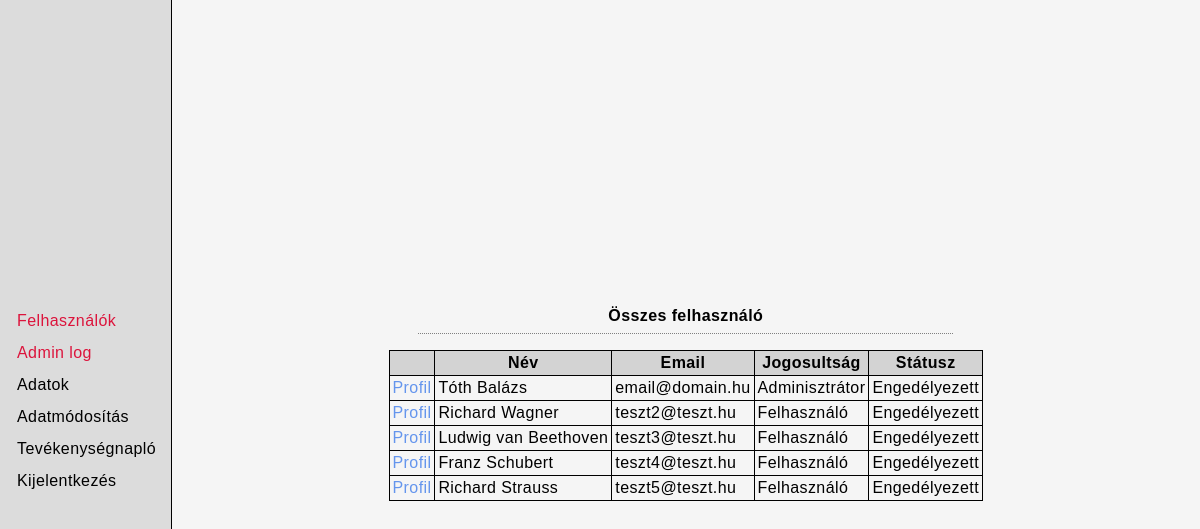
The page /admin (signed in) on the database its author committed.
### tables this page shows
CREATE TABLE `user` (
  `U_ID` int UNSIGNED NOT NULL,
  `PASSWORD` varchar(100) NOT NULL,
  `EMAIL` varchar(50) NOT NULL,
  `ROLE` tinyint UNSIGNED NOT NULL DEFAULT '2',
  `ENABLED` tinyint UNSIGNED NOT NULL DEFAULT '1'
);

CREATE TABLE `user_data` (
  `U_ID` int UNSIGNED NOT NULL,
  `FIRST_NAME` varchar(30) DEFAULT NULL,
  `LAST_NAME` varchar(30) DEFAULT NULL,
  `PHONE_NUMBER` varchar(30) DEFAULT NULL
);

CREATE TABLE `role` (
  `R_ID` tinyint UNSIGNED NOT NULL,
  `R_NAME` varchar(30) NOT NULL
);

### config/routes.php (called while the page is built, shortened)
<?php
$router = new Router();
$router->addRoute("/", function () {
    require_once("templates/home.php");
});
$router->addRoute("/home", function () {
    require_once("templates/home.php");
});
$router->addRoute("/login", function () {
    require_once("templates/login.php");
});
$router->addRoute("/registration", function () {
    require_once("templates/registration.php");
});
$router->addRoute("/logout", function () {
    require_once("templates/logout.php");
});
$router->addRoute("/update", function () {
    require_once("templates/updateUser.php");
});
$router->addRoute("/userlog", function () {
    require_once("templates/userlog.php");
});
$router->addRoute("/admin", function () {
    require_once("templates/admin/admin.php");
});

### config/dbConfig.php (called while the page is built)
<?php
$server = "localhost";
$username = "root";
$password = "";
$database = "vegleges";

### classes/DbConnect.php (called while the page is built, shortened)
<?php
require_once $_SERVER['DOCUMENT_ROOT'] . '/config/dbConfig.php';
class DbConnect
{
    private $connection;
    public function __construct()
    {
        global $server, $username, $password, $database;
        if (!isset($this->connection)) {
            $this->connection = new mysqli($server, $username, $password, $database);
        }
    }
    public function getMysqli()
    {
        return $this->connection;
    }
}

### classes/GetUser.php (called while the page is built, shortened)
<?php
class GetUser extends DbConnect
{
    public function getFullData()
    {
        $sql = "SELECT user.u_id, user.email, user.role, user.enabled,
        user_data.first_name, user_data.last_name, user_data.phone_number,
        role.r_name
        FROM user
        JOIN user_data ON (user.u_id = user_data.u_id)
        JOIN role ON(role.r_id = user.role)
        ";
        $query = $this->getMysqli()->query($sql);
        while ($row = $query->fetch_assoc()) {
            $rows[] = $row;
        }
        return $rows;
    }
}

### templates/admin/admin.php (the view, shortened to what this page needs)
<?php
$user = new GetUser();
$allUser = $user->getFullData();
?>
<div class="table-container">
    <div class="table-title">
        <p>Összes felhasználó</p>
    </div>
    <table>
        <thead>
            <tr>
                <th></th>
                <th>Név</th>
                <th>Email</th>
                <th>Jogosultság</th>
                <th>Státusz</th>
            </tr>
        </thead>
        <tbody>
            <?php
            $i = 0;
            while ($i < count($allUser)) {
                echo "<tr>";
                echo "<td>";
                echo "<a href='/userupdate?user=" . $allUser[$i]['u_id'] . "'>Profil</a>";
                echo "</td>";
                echo "<td>";
                echo $allUser[$i]['first_name'] . " " . $allUser[$i]['last_name'];
                echo "</td>";
                echo "<td>";
                echo $allUser[$i]['email'] ?? '';
                echo "</td>";
                echo "<td>";
                echo $allUser[$i]['r_name'] ?? '';
                echo "</td>";
                echo "<td>";
                echo $allUser[$i]['enabled'] ? 'Engedélyezett' : 'Letiltott';
                echo "</td>";
                echo "</tr>";
                $i++;
            }
            ?>
        </tbody>
    </table>
</div>

### assets/style.css (style rules this page uses)
*, *::before, *::after { box-sizing: border-box; padding: 0; margin: 0; }
html { scroll-behavior: smooth; font-family: Helvetica, Arial, sans-serif; letter-spacing: 0.4px; }
a { color: inherit; text-decoration: none; }
table, th, td { border: 1px solid black; border-collapse: collapse; }
table a { color: cornflowerblue; }
th, td { padding: 3px; }
thead { background-color: lightgray; color: black; }
.table-container { display: flex; flex-direction: column; row-gap: 1rem; align-items: center; }
.table-title { width: 90%; display: flex; flex-direction: column; align-items: center; row-gap: 0.5rem; border-bottom: 1px dotted grey; padding-bottom: 0.5rem; text-align: center; }
.table-title p { font-weight: bold; }

### rows shown on the page
user: user_data.FIRST_NAME "Tóth", user_data.LAST_NAME "Balázs", EMAIL "email@domain.hu", role.R_NAME "Adminisztrátor", ENABLED "Engedélyezett"
user: user_data.FIRST_NAME "Richard", user_data.LAST_NAME "Wagner", EMAIL "teszt2@teszt.hu", role.R_NAME "Felhasználó", ENABLED "Engedélyezett"
user: user_data.FIRST_NAME "Ludwig van", user_data.LAST_NAME "Beethoven", EMAIL "teszt3@teszt.hu", role.R_NAME "Felhasználó", ENABLED "Engedélyezett"
user: user_data.FIRST_NAME "Franz", user_data.LAST_NAME "Schubert", EMAIL "teszt4@teszt.hu", role.R_NAME "Felhasználó", ENABLED "Engedélyezett"
user: user_data.FIRST_NAME "Richard", user_data.LAST_NAME "Strauss", EMAIL "teszt5@teszt.hu", role.R_NAME "Felhasználó", ENABLED "Engedélyezett"
